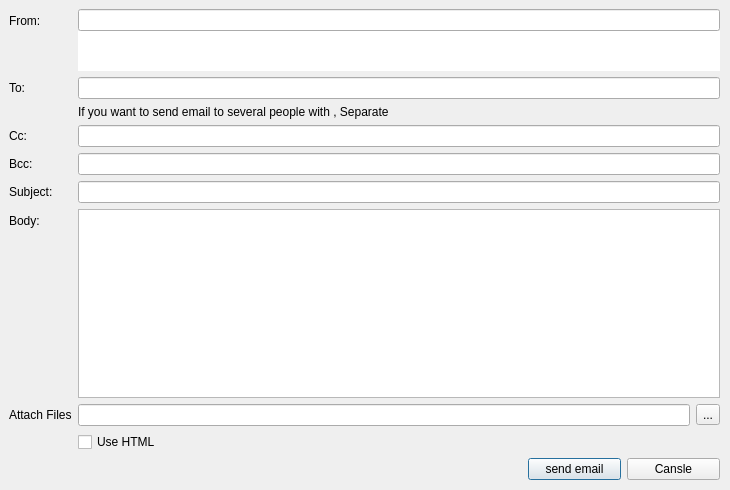
<?xml version="1.0" encoding="UTF-8"?>
<ui version="4.0">
 <class>Dialog</class>
 <widget class="QDialog" name="Dialog">
  <property name="geometry">
   <rect>
    <x>0</x>
    <y>0</y>
    <width>730</width>
    <height>490</height>
   </rect>
  </property>
  <property name="minimumSize">
   <size>
    <width>730</width>
    <height>490</height>
   </size>
  </property>
  <property name="maximumSize">
   <size>
    <width>730</width>
    <height>490</height>
   </size>
  </property>
  <property name="windowTitle">
   <string>Email Send</string>
  </property>
  <widget class="QWidget" name="formLayoutWidget">
   <property name="geometry">
    <rect>
     <x>9</x>
     <y>9</y>
     <width>711</width>
     <height>471</height>
    </rect>
   </property>
   <layout class="QFormLayout" name="formLayout">
    <item row="2" column="0">
     <widget class="QLabel" name="label">
      <property name="text">
       <string>To:</string>
      </property>
     </widget>
    </item>
    <item row="2" column="1">
     <widget class="QLineEdit" name="line_edit_email_to"/>
    </item>
    <item row="4" column="0">
     <widget class="QLabel" name="label1">
      <property name="text">
       <string>Cc:</string>
      </property>
     </widget>
    </item>
    <item row="5" column="0">
     <widget class="QLabel" name="line2">
      <property name="text">
       <string>Bcc:</string>
      </property>
     </widget>
    </item>
    <item row="6" column="0">
     <widget class="QLabel" name="label_3">
      <property name="text">
       <string>Subject:</string>
      </property>
     </widget>
    </item>
    <item row="4" column="1">
     <widget class="QLineEdit" name="line_edit_email_cc"/>
    </item>
    <item row="5" column="1">
     <widget class="QLineEdit" name="line_edit_email_bcc"/>
    </item>
    <item row="6" column="1">
     <widget class="QLineEdit" name="line_edit_email_subject"/>
    </item>
    <item row="7" column="1">
     <widget class="QTextEdit" name="text_Edit_email_body"/>
    </item>
    <item row="7" column="0">
     <widget class="QLabel" name="label_4">
      <property name="text">
       <string>Body:</string>
      </property>
     </widget>
    </item>
    <item row="3" column="1">
     <widget class="QLabel" name="label_2">
      <property name="text">
       <string>If you want to send email to several people with , Separate</string>
      </property>
     </widget>
    </item>
    <item row="8" column="0">
     <widget class="QLabel" name="label_5">
      <property name="text">
       <string>Attach Files</string>
      </property>
     </widget>
    </item>
    <item row="8" column="1">
     <layout class="QHBoxLayout" name="horizontalLayout">
      <item>
       <widget class="QLineEdit" name="line_edit_show_attach_files">
        <property name="readOnly">
         <bool>true</bool>
        </property>
       </widget>
      </item>
      <item>
       <widget class="QToolButton" name="tool_btn_show_file_dialog">
        <property name="text">
         <string>...</string>
        </property>
       </widget>
      </item>
     </layout>
    </item>
    <item row="9" column="1">
     <widget class="QCheckBox" name="check_box_use_html">
      <property name="text">
       <string>Use HTML</string>
      </property>
     </widget>
    </item>
    <item row="10" column="1">
     <layout class="QHBoxLayout" name="horizontalLayout_2">
      <property name="sizeConstraint">
       <enum>QLayout::SetDefaultConstraint</enum>
      </property>
      <property name="leftMargin">
       <number>450</number>
      </property>
      <property name="topMargin">
       <number>0</number>
      </property>
      <property name="rightMargin">
       <number>0</number>
      </property>
      <property name="bottomMargin">
       <number>0</number>
      </property>
      <item>
       <widget class="QPushButton" name="btn_send_email">
        <property name="maximumSize">
         <size>
          <width>100</width>
          <height>16777215</height>
         </size>
        </property>
        <property name="text">
         <string>send email</string>
        </property>
       </widget>
      </item>
      <item>
       <widget class="QPushButton" name="btn_cansle">
        <property name="maximumSize">
         <size>
          <width>100</width>
          <height>16777215</height>
         </size>
        </property>
        <property name="text">
         <string>Cansle</string>
        </property>
       </widget>
      </item>
     </layout>
    </item>
    <item row="1" column="0">
     <widget class="QLabel" name="label_6">
      <property name="text">
       <string>From:</string>
      </property>
     </widget>
    </item>
    <item row="1" column="1">
     <layout class="QVBoxLayout" name="verticalLayout">
      <property name="spacing">
       <number>0</number>
      </property>
      <item>
       <widget class="QLineEdit" name="line_Edit_my_emails">
        <property name="readOnly">
         <bool>true</bool>
        </property>
       </widget>
      </item>
      <item>
       <widget class="QListWidget" name="list_widget_my_email">
        <property name="sizePolicy">
         <sizepolicy hsizetype="Expanding" vsizetype="Expanding">
          <horstretch>0</horstretch>
          <verstretch>0</verstretch>
         </sizepolicy>
        </property>
        <property name="maximumSize">
         <size>
          <width>16777215</width>
          <height>40</height>
         </size>
        </property>
        <property name="sizeIncrement">
         <size>
          <width>0</width>
          <height>0</height>
         </size>
        </property>
        <property name="focusPolicy">
         <enum>Qt::NoFocus</enum>
        </property>
        <property name="contextMenuPolicy">
         <enum>Qt::NoContextMenu</enum>
        </property>
        <property name="toolTip">
         <string/>
        </property>
        <property name="statusTip">
         <string/>
        </property>
        <property name="whatsThis">
         <string/>
        </property>
        <property name="accessibleName">
         <string/>
        </property>
        <property name="accessibleDescription">
         <string/>
        </property>
        <property name="autoFillBackground">
         <bool>false</bool>
        </property>
        <property name="frameShape">
         <enum>QFrame::NoFrame</enum>
        </property>
        <property name="frameShadow">
         <enum>QFrame::Sunken</enum>
        </property>
        <property name="midLineWidth">
         <number>8</number>
        </property>
        <property name="tabKeyNavigation">
         <bool>false</bool>
        </property>
        <property name="dragEnabled">
         <bool>false</bool>
        </property>
        <property name="dragDropOverwriteMode">
         <bool>false</bool>
        </property>
        <property name="alternatingRowColors">
         <bool>false</bool>
        </property>
        <property name="isWrapping" stdset="0">
         <bool>false</bool>
        </property>
       </widget>
      </item>
      <item>
       <spacer name="vertical_spacer_my_emials">
        <property name="orientation">
         <enum>Qt::Vertical</enum>
        </property>
        <property name="sizeHint" stdset="0">
         <size>
          <width>20</width>
          <height>0</height>
         </size>
        </property>
       </spacer>
      </item>
     </layout>
    </item>
   </layout>
  </widget>
 </widget>
 <resources/>
 <connections/>
</ui>
